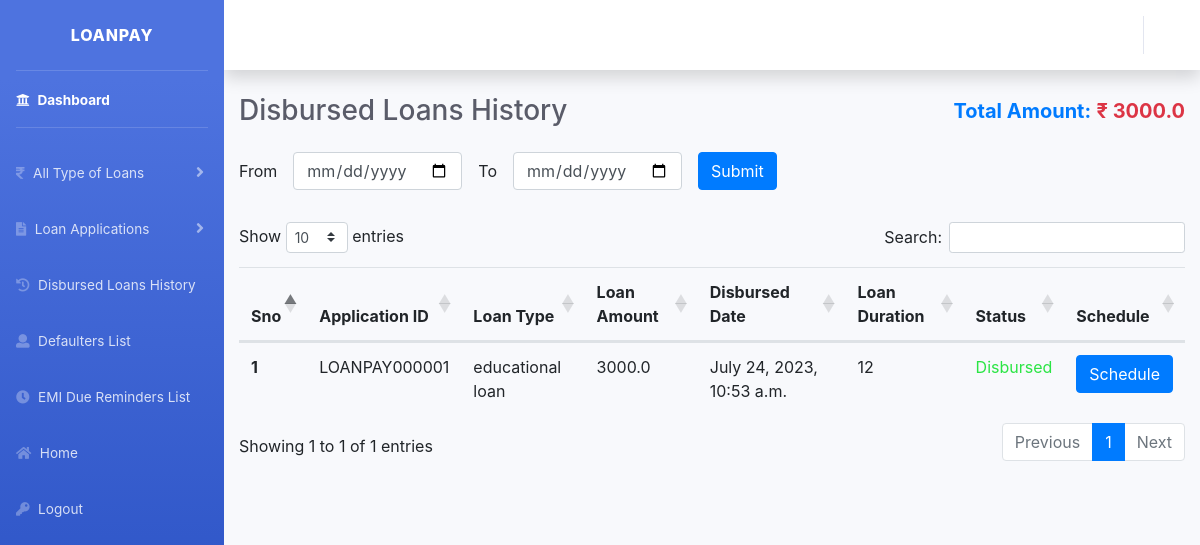
The app's page /disbursed-loans/history/ (signed in) with its own data.
### loan_app/models.py (models this page shows, shortened)
class LoanApplication(models.Model):
    application_id = models.CharField(max_length=100,null=True,blank=True)
    full_name = models.CharField(max_length=60,null=False,blank=False)
    contact_no = models.CharField(max_length=10,null=False,blank=False)
    pan_no = models.CharField(max_length=10,null=False,blank=False)
    aadhar_no = models.CharField(max_length=12,null=False,blank=False)
    residential_address = models.CharField(max_length=200,null=False,blank=False)
    service_type = models.CharField(max_length=60,null=False,blank=False)
    official_address = models.CharField(max_length=200,null=False,blank=False)
    income = models.CharField(max_length=30,null=False,blank=False)
    existing_loan = models.CharField(max_length=10,null=False,blank=False)
    loan_applied_for = models.ForeignKey(LoanType,on_delete=models.CASCADE,related_name="loan_type")
    expected_loan_amount = models.FloatField(null=False,blank=False)
    expected_loan_tenure = models.CharField(max_length=30,null=False,blank=False)
    collateral_name = models.CharField(max_length=200,null=True,blank=True)
    collateral_value = models.FloatField()
    profile_photo = models.FileField()
    pan_image = models.FileField()
    aadhar_image = models.FileField()
    account_number = models.CharField(max_length=100,null=False,blank=False)
    bank_name = models.CharField(max_length=100,null=False,blank=False)
    bank_ifsc_code = models.CharField(max_length=30,null=False,blank=False)
    remarks = models.CharField(max_length=300,null=True,blank=True)
    reject_reason = models.CharField(max_length=1000,null=True,blank=True)
    loan_application_status = models.CharField(max_length=50,null=True,blank=True,default="Pending",choices =loan_status)
    is_approved = models.BooleanField(default=False)
    approved_date = models.DateTimeField(null=True, blank=True)
    rejected_date = models.DateTimeField(null=True, blank=True)
    is_disbursed = models.BooleanField(default=False)
    disbursed_date = models.DateTimeField(null=True, blank=True)
    first_payment_date = models.DateField(null=True, blank=True)
    tenure_left = models.IntegerField(null=True,blank=True)
    user = models.ForeignKey(User, on_delete=models.CASCADE)
    payment_schedule = models.FileField(null=True, blank=True)
    loan_completed = models.BooleanField(default=False)
    created_on = models.DateTimeField(auto_now_add=True)

class LoanType(models.Model):
    loan_name = models.CharField(max_length=200,null=False,blank=False)
    loan_desc = models.TextField(max_length=1000,null=False,blank=False)
    max_loan_amount = models.FloatField(null=False, blank=False)
    loan_roi = models.FloatField(null=False, blank=False)
    max_loan_duration = models.CharField(max_length=4,null=False, blank=False)
    loan_category = models.CharField(max_length=100,null=False,blank=False,choices=loan_types)
    need_security = models.BooleanField(default=False,null=True,blank=True)
    loan_image = models.FileField()
    created_at = models.DateTimeField(auto_now_add=True)
    updated_at = models.DateTimeField(auto_now=True)

### loan_app/views.py (the view, shortened to what this page needs)
# urls.py: path('disbursed-loans/history/', views.disbursed_loans_history, name="disbursed_loans_history"),
@login_required(login_url='loan_app:login')
def disbursed_loans_history(request):
    user = request.user
    if not user.is_superuser:
        return redirect('loan_app:index')
    else:
        total_disbursed_amount = 0.0
        disbursed_loans = LoanApplication.objects.filter(is_approved=True).filter(loan_application_status="Disbursed").filter(is_disbursed=True).order_by('-created_on')
        for loans in disbursed_loans:
            total_disbursed_amount += float(loans.expected_loan_amount)
        context = {'disbursed_loans': disbursed_loans,
        'total_disbursed_amount':total_disbursed_amount}
        return render(request, 'disbursed_loans_history.html',context)

### loan_app/templates/disbursed_loans_history.html (shortened to what this page needs)
{% include 'dashboard_base.html' %}
{% load static %}
{% block body %}
<div class="container">
    <div class="d-sm-flex align-items-center justify-content-between">
        <h1 class="h3 mb-0 text-gray-800 mt-4 mb-4">Disbursed Loans History</h1>
        <h5 class="mb-0 text-primary mt-4 mb-4"><strong>Total Amount:</strong> <strong><span class="text-danger">&#x20b9; {{total_disbursed_amount}}</span></strong></h5>
    </div>
</div>
    <div class="container mb-4">
        <form class="form-inline" method="POST" action="{% url 'loan_app:disbursed_loans_history' %}">
            <div class="form-group mb-2">
              <label for="from_date">From</label>
              <input type="date" class="form-control ml-3" id="from_date" name="from_date">
            </div>
            <div class="form-group mx-sm-3 mb-2">
              <label for="to_date">To</label>
              <input type="date" class="form-control ml-3" id="to_date" name="to_date">
            </div>
            <button type="submit" class="btn btn-primary mb-2">Submit</button>
          </form>
    </div>
    <div class="container">
    <table class="table table-hover" id="myTable">
        <thead>
        <tr>
            <th scope="col">Sno</th>
            <th scope="col">Application ID</th>
            <th scope="col">Loan Type</th>
            <th scope="col">Loan Amount</th>
            <th scope="col">Disbursed Date</th>
            <th scope="col">Loan Duration</th>
            <th scope="col">Status</th>
            <th scope="col">Schedule</th>
        </tr>
        </thead>
        <tbody>
        {% for i in disbursed_loans %}
        <tr>
            <th scope="row">{{forloop.counter}}</th>
            <td>{{i.application_id}}</td>
            <td>{{i.loan_applied_for.loan_name}}</td>
            <td>{{i.expected_loan_amount}}</td>
            <td>{{i.disbursed_date}}</td>
            <td>{{i.expected_loan_tenure}}</td>
            <td style="color:rgba(15, 226, 43, 0.884);">Disbursed</td>
            <td><a href="{% url 'loan_app:loan_schedule_csv' i.id %}" class="btn btn-primary">Schedule</a></td>
        </tr>
        {% endfor %}
        </tbody>
    </table>
</div>
{% endblock %}

### records on screen
LoanApplication: application_id "LOANPAY000001", loan_applied_for.loan_name "educational loan", expected_loan_amount "3000.0", disbursed_date "July 24, 2023, 10:53 a.m.", expected_loan_tenure "12"

### other values on screen
{{ total_disbursed_amount }} "3000.0"
